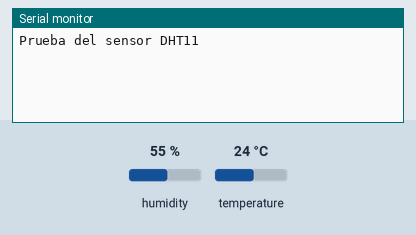
Bench run of a sketch on a simulated ESP32. Parts: the last lines printed to the serial monitor. The test bench sets the inputs (shaded band); at power-on: humidity 55 %, temperature 24 °C.

Above: at 1.3 s.
1.4 s: humidity set to 22 %
At 2.6 s:
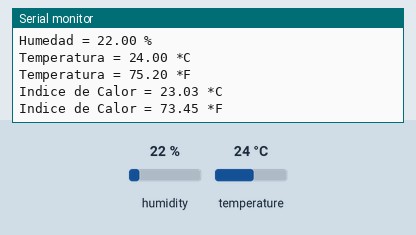
6.7 s: temperature set to 12 °C
At 11.1 s:
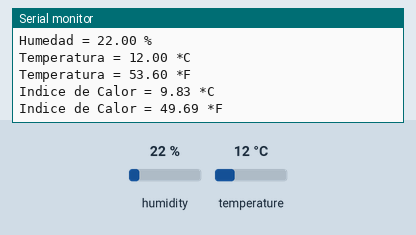
12.0 s: humidity set to 40 %
At 15.4 s:
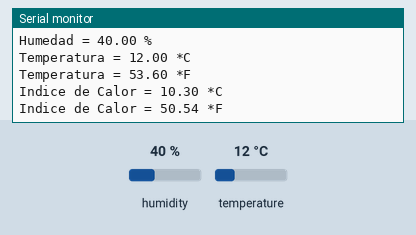
Timing chart, 0 to 16.9 s (numbered marks = the images above; inputs shaded):
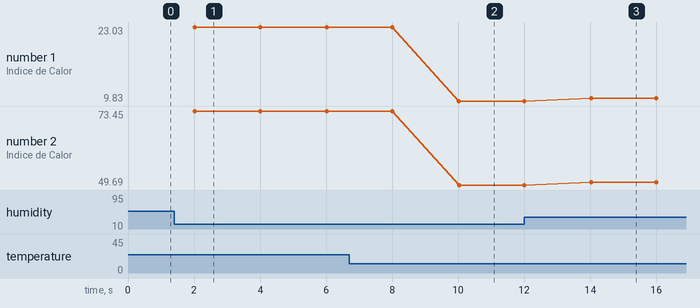

The sketch:

sensorDHT11.ino
```cpp
/*
* sensorDHT11.ino
*
* Este programa mide la temperatura y humedad mediante el sensor
* DHT11. También estima el índice de calor.
*
* La lectura de la temperatura y humedad se hace cada PAUSA s.
* No usa la funcion delay(). En lugar de ello utiliza la
* biblioteca NoDelay. Esto permite que otro codigo ejecute
* al mismo tiempo que se encuentra en el periodo de espera.
*/
#include <NoDelay.h>
#include "DHT.h"
// Pin a la que esta conectado el sensor DHT11, GPIO4
const unsigned int PIN_DHT = 4;
// Velocidad de transmisión del puerto serie
const unsigned int BAUD_RATE = 115200;
// Tiempo entre lecturas de la intensidad de la luz
const long PAUSA = 2000;
// Crea una instancia de la clase noDelay
// que determina si han transcurrido PERIODO ms
noDelay pausa(PAUSA);
// Crea una instancia de la clase DHT11
DHT dht(PIN_DHT, DHT11);
// Estructura para almacenar las lecturas del sensor DHT11
typedef struct {
  float humedad;
  float temperaturaCent;
  float temperaturaFahr;
  float indiceCalorCent;
  float indiceCalorFahr;
} sDht11;
bool readDht11(sDht11 *psDht11);
void printValues(sDht11 *psDht11);
void setup() {
  // Establece la velocidad de transmisión del puerto
  // serie al valor BAUD_RATE
  Serial.begin(BAUD_RATE);
  delay(100);
  Serial.println("Prueba del sensor DHT11");
  // Inicializa el sensor DHT11
  dht.begin();
  Serial.println();
}
void loop() {
  sDht11 sdht11;
  // Verifica si es tiempo de leer el sensor DHT11
  if (pausa.update()) {
    if (readDht11(&sdht11))
      printValues(&sdht11);
  }
}
/*
* Esta funcion lee el sensor DHT11 y guarda los datos
* en la estructura sDht11. Toma alrededor de 250 ms
*/
bool readDht11(sDht11 *psDht11) {
  // Lee la humedad
  float humedad = dht.readHumidity();
  // Lee la temperatura en grados centigrados
  float tempCent = dht.readTemperature();
  // Lee la temperatura en grados Fahrenheit
  float tempFahr = dht.readTemperature(true);
  // Verifica que las lecturas sean correctas
  if (isnan(humedad) || isnan(tempCent) || isnan(tempFahr)) {
    Serial.println("Error al leer el sensor DHT11");
    return false;
  }
  // Calcula el indice de calor en grados centigrados
  float indiceCalorCent = dht.computeHeatIndex(tempCent, humedad,
                                               false);
  // Calcula el indice de calor en grados Fahrenheit
  float indiceCalorFahr = dht.computeHeatIndex(tempFahr, humedad);
  // Guarda las lecturas en la estructura apuntada por psDht11
  psDht11->humedad = humedad;
  psDht11->temperaturaCent = tempCent;
  psDht11->temperaturaFahr = tempFahr;
  psDht11->indiceCalorCent = indiceCalorCent;
  psDht11->indiceCalorFahr = indiceCalorFahr;
  return true;
}
/*
* Esta funcion despliega en el monitor serial del IDE de
* Arduino las lecturas obtenidas del sensor DHT11
*/
void printValues(sDht11 *psDht11) {
  Serial.print("Humedad = ");
  Serial.print(psDht11->humedad);
  Serial.println(" %");
  Serial.print("Temperatura = ");
  Serial.print(psDht11->temperaturaCent);
  Serial.println(" *C");
  Serial.print("Temperatura = ");
  Serial.print(psDht11->temperaturaFahr);
  Serial.println(" *F");
  Serial.print("Indice de Calor = ");
  Serial.print(psDht11->indiceCalorCent);
  Serial.println(" *C");
  Serial.print("Indice de Calor = ");
  Serial.print(psDht11->indiceCalorFahr);
  Serial.println(" *F");
  Serial.println();
}
```

Measured:
- after the input at 1.4 s, the serial monitor: prints a new line after 0.62 s (image 1)
- after the input at 6.7 s, the serial monitor: prints a new line after 3.3 s (image 2)
- after the input at 12.0 s, the serial monitor: prints a new line after 2.0 s (image 3)
- plotted number 1: 23.03 → 9.83 after the input at 6.7 s, 9.83 → 10.3 after the input at 12.0 s
- plotted number 2: 73.45 → 49.69 after the input at 6.7 s, 49.69 → 50.54 after the input at 12.0 s
